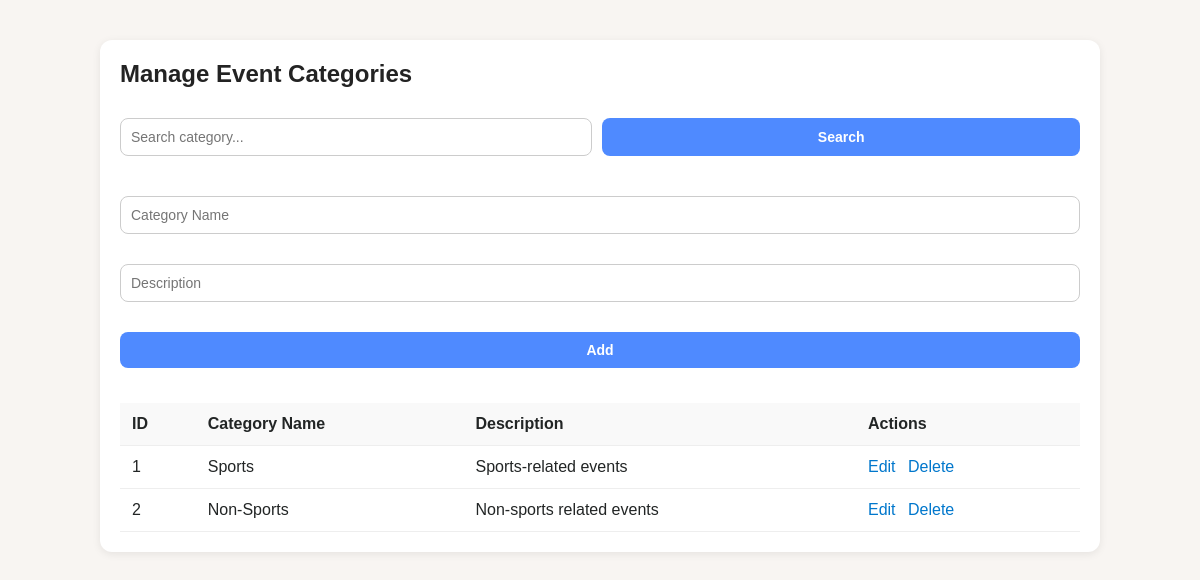
The page /eventsys/codes/php/manage_categories.php (signed in) on the database its author committed.
### tables this page shows
CREATE TABLE `event_category` (
  `category_id` int(11) NOT NULL,
  `category_name` varchar(255) NOT NULL,
  `description` text DEFAULT NULL
);

### eventsys/codes/php/manage_categories.php (the view, shortened to what this page needs)
<?php
include('../includes/db.php');
$search = $_GET['search'] ?? '';
$query = "SELECT * FROM event_category WHERE category_name LIKE ?";
$stmt = $conn->prepare($query);
$searchTerm = "%$search%";
$stmt->bind_param("s", $searchTerm);
$stmt->execute();
$categories = $stmt->get_result();
?>
<!DOCTYPE html>
<html>
<head>
    <link rel="stylesheet" href="../css/style.css">
</head>
<body>
    <div class="container">
        <h2>Manage Event Categories</h2>
        <form method="GET" class="search-box">
            <input type="text" name="search" placeholder="Search category..." value="<?= htmlspecialchars($search) ?>">
            <button type="submit">Search</button>
        </form>
        <form method="POST">
            <div class="form-group">
                <input type="text" name="category_name" placeholder="Category Name" required value="<?= $_GET['edit_name'] ?? '' ?>">
                <input type="text" name="description" placeholder="Description" value="<?= $_GET['edit_desc'] ?? '' ?>">
                <button type="submit" name="<?= isset($_GET['edit_id']) ? 'update_category' : 'add_category' ?>">
                    <?= isset($_GET['edit_id']) ? 'Update' : 'Add' ?>
                </button>
            </div>
        </form>
        <table>
            <thead>
                <tr>
                    <th>ID</th>
                    <th>Category Name</th>
                    <th>Description</th>
                    <th>Actions</th>
                </tr>
            </thead>
            <tbody>
                <?php while ($row = $categories->fetch_assoc()): ?>
                    <tr>
                        <td><?= $row['category_id'] ?></td>
                        <td><?= htmlspecialchars($row['category_name']) ?></td>
                        <td><?= htmlspecialchars($row['description']) ?></td>
                        <td class="actions">
                            <a href="manage_categories.php?edit_id=<?= $row['category_id'] ?>&edit_name=<?= urlencode($row['category_name']) ?>&edit_desc=<?= urlencode($row['description']) ?>">Edit</a>
                            <a href="manage_categories.php?delete=<?= $row['category_id'] ?>" onclick="return confirm('Are you sure you want to delete this category?')">Delete</a>
                        </td>
                    </tr>
                <?php endwhile; ?>
            </tbody>
        </table>
    </div>
</body>
</html>

### eventsys/codes/css/style.css (style rules this page uses)
:root { --color-bg: #f8f5f2; --color-headline: #232323; --color-paragraph: #222525; --color-button: #078080; --color-button-text: #232323; --color-stroke: #232323; --color-main: #ffffff; --color-highlight: #078080; --color-secondary: #f45d48; --color-tertiary: #f8f5f2; }
.sidebar, .banner, input, select, textarea, button { transition: background 0.3s ease, color 0.3s ease; }
* { margin: 0; padding: 0; box-sizing: border-box; }
body { margin: 0; background: var(--color-bg); color: var(--color-paragraph); font-family: 'Poppins', sans-serif; }
h1, h2, .banner h1 { color: var(--color-headline); }
a { text-decoration: none; color: #0077cc; margin-right: 10px; }
input[type="text"] { padding: 10px; border-radius: 6px; border: 1px solid #ccc; margin-bottom: 10px; width: 100%; }
input, button { width: 100%; padding: 12px; margin: 10px 0; border-radius: 8px; border: 1px solid #ccc; font-size: 14px; }
button { background: var(--color-button); color: var(--color-button-text); border: none; padding: 12px 16px; border-radius: 8px; font-weight: bold; cursor: pointer; }
button, .login-button, .register-button, .card a, .back-link, .attendance-link, .edit-link, .delete-link { background: var(--color-button); color: var(--color-button-text); border: none; font-weight: bold; }

### eventsys/codes/php/manage_categories.php (style rules this page uses)
.container { max-width: 1000px; margin: 40px auto; padding: 20px; background: #fff; border-radius: 12px; box-shadow: 0 2px 8px rgba(0,0,0,0.08); }
h2 { margin-bottom: 20px; font-size: 24px; }
.form-group { display: flex; gap: 10px; margin-bottom: 10px; flex-wrap: wrap; }
input[type="text"], select { padding: 10px; border: 1px solid #ccc; border-radius: 8px; width: 100%; }
button { padding: 10px 16px; border: none; background: #4f8aff; color: #fff; border-radius: 8px; cursor: pointer; }
table { width: 100%; border-collapse: collapse; margin-top: 25px; }
th, td { padding: 12px; border-bottom: 1px solid #eee; text-align: left; }
th { background: #f9f9f9; }
.actions a { margin-right: 8px; text-decoration: none; color: #0077cc; }
.search-box { display: flex; gap: 10px; margin-bottom: 20px; }
.search-box input[type="text"] { flex-grow: 1; padding: 10px; border: 1px solid #ccc; border-radius: 8px; }
.search-box button { padding: 10px 16px; background: #4f8aff; color: white; border: none; border-radius: 8px; cursor: pointer; white-space: nowrap; }

### rows shown on the page
event_category: category_id "1", category_name "Sports", description "Sports-related events"
event_category: category_id "2", category_name "Non-Sports", description "Non-sports related events"
